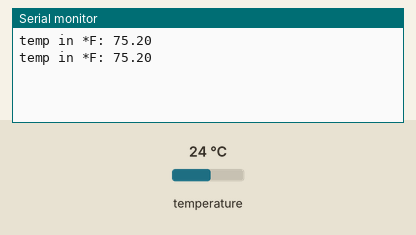
Simulated run of this sketch. Board: Arduino Uno, built with avr-gcc and run on an emulated ATmega328P. Shown: the last lines printed to the serial monitor. The inputs (shaded band) are chosen by the test bench; at power-on: temperature 24 °C.

Above: at 1.8 s.
1.9 s: temperature set to 12 °C
At 2.5 s:
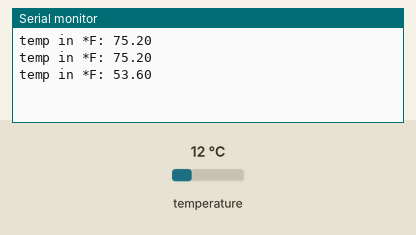
3.4 s: temperature set to 19 °C
At 4.8 s:
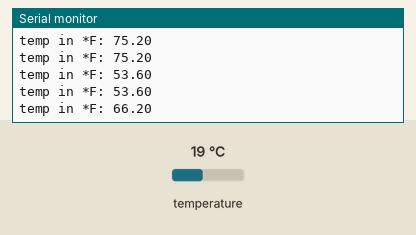
Timing chart, 0 to 6.4 s (numbered marks = the images above; inputs shaded):
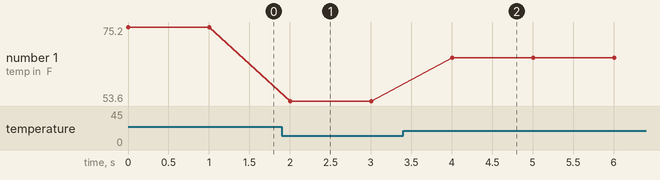

The sketch:

tempsensor.ino
```cpp
#include <Wire.h>
#include <Adafruit_BMP085.h>

byte light = 13;
Adafruit_BMP085 bmp;

double temperature = 0.0;
boolean timer = false;

void setup()
{
     Serial.begin(9600);

     if (!bmp.begin())
     {
          Serial.println("Could not find a valid BMP085 sensor, check wiring!");
          while (1) {}
     }

     /*
      * compare match register values
      * 1 second  = 15625
      * 2 seconds = 31250
      * 4 seconds = 62500
      * prescalar, 1,8,64,256,1024

      * [16 million/(time in hz)(prescalar)] -1
      */

     //stop all the interrupts
     cli();

     //use timer1 to interrupt every second,  1hz
     TCCR1A = 0;    //sets the entire register to 0
     TCCR1B = 0;    //sets the entire register to 0
     TCNT1 = 0;     //set the initial counter value to 0
     OCR1A = 15625; //set the compare match register value
     TCCR1B |= (1<<WGM12);  //turns on the clear timer on compare match (CTC mode)
     TCCR1B |= (1<<CS12) | (1<<CS10);  //set CS10 and CS12 bits for a 1024 prescaler
     TIMSK1 |= (1<< OCIE1A);  //enables the timer compare interrupt

     //re-enable the interrupts
     sei();
}


//the interrupt service request for the Timer1 interrupt
ISR(TIMER1_COMPA_vect)
{
     timer += 1;  //since the timer goes off every second,  add one to the timer
}

void loop()
{

     if (timer == 1)//if its been one second,  get the temp and print it out
     {
          temperature = bmp.readTemperature();
          double t = (temperature * 9.0)/5.0 + 32.0;
          Serial.println("temp in *F: " + String(t));
          timer = 0;
     }
}
```

Measured:
- after the input at 1.9 s, the serial monitor: prints a new line after 0.11 s (image 1)
- after the input at 3.4 s, the serial monitor: prints a new line after 0.61 s (image 2)
- plotted number 1: 75.2 → 53.6 after the input at 1.9 s, 53.6 → 66.2 after the input at 3.4 s
